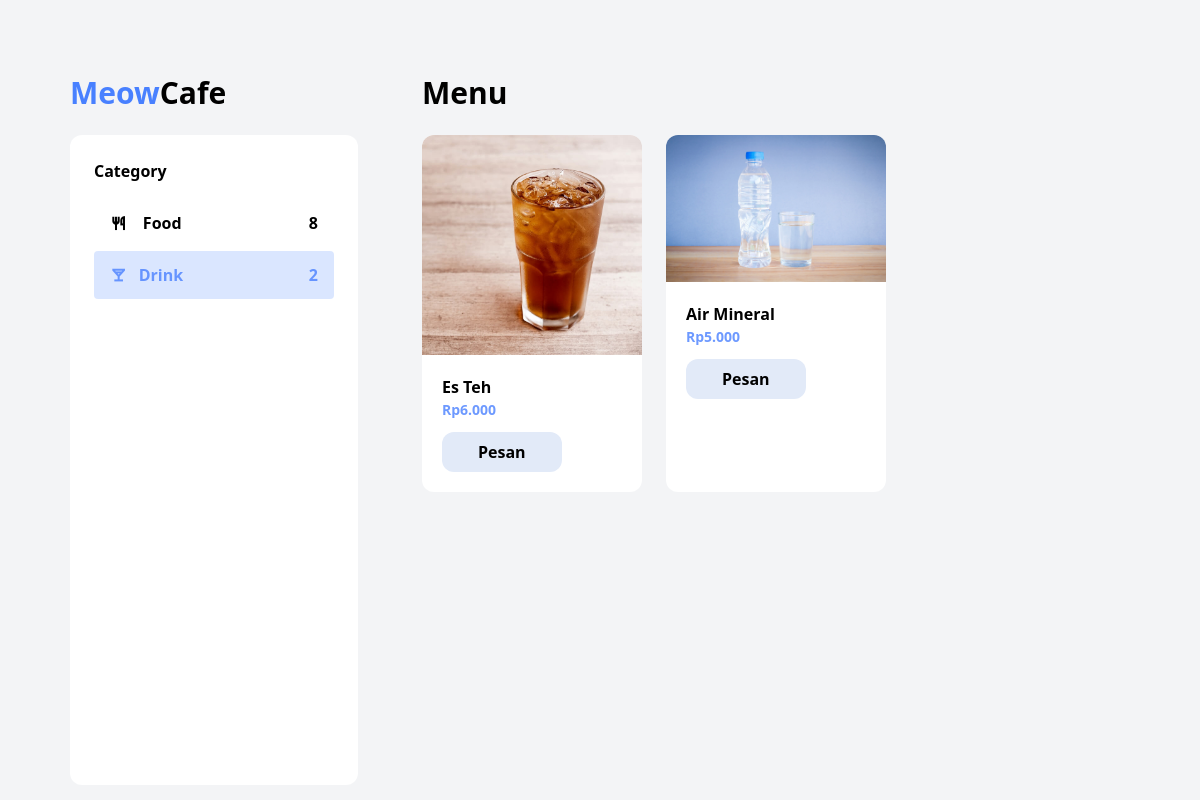
Screenshot of /drink.php with the database file from the repository.
### tables this page shows
CREATE TABLE `products` (
  `id` int NOT NULL,
  `name` varchar(255) NOT NULL,
  `category_id` int NOT NULL,
  `price` decimal(10,2) NOT NULL,
  `stock` int NOT NULL,
  `image` varchar(255) DEFAULT NULL
);

### drink.php (the view, shortened to what this page needs)
<?php
require_once './config/database.php';
$totalFoods = $conn->query("SELECT COUNT(*) as total_foods FROM products WHERE category_id = 1")->fetch_assoc();
$totalDrinks = $conn->query("SELECT COUNT(*) as total_drinks FROM products WHERE category_id = 2")->fetch_assoc();
$drinks = $conn->query("SELECT * FROM  products WHERE category_id = 2");
?>
<!DOCTYPE html>
<html lang="en">
<head>
    <script src="https://cdn.tailwindcss.com"></script>
    <link
        href="https://cdn.jsdelivr.net/npm/remixicon@4.1.0/fonts/remixicon.css"
        rel="stylesheet" />
</head>
<body>
    <main class="py-[75px] px-[70px] bg-gray-100 min-h-screen flex gap-16">
        <div>
            <p class="font-bold text-3xl">
                <span class="text-[#4880FF]">Meow</span>Cafe
            </p>
            <aside class="bg-white min-h-full w-72 p-6 mt-6 rounded-xl">
                <p class="font-bold">Category</p>
                <div class="flex flex-col mt-4 gap-y-1">
                    <a href="index.php"
                        class="flex justify-between py-3 px-4 rounded text-textPrimary font-semibold category-button" data-category="food">
                        <div>
                            <i class="ri-restaurant-line mr-3"></i>
                            <span class="">Food</span>
                        </div>
                        <span class="count"><?= $totalFoods['total_foods'] ?></span>
                    </a>
                    <a href="drink.php"
                        class="flex justify-between py-3 px-4 rounded text-textPrimary font-semibold bg-[#4880FF]/20 category-button" data-category="drink">
                        <div>
                            <i class="ri-goblet-line mr-3 text-[#4880FF]/80"></i><span class="text-[#4880FF]/80">Drink</span>
                        </div>
                        <span class="count text-[#4880FF]/80"><?= $totalDrinks['total_drinks'] ?></span>
                    </a>
                </div>
        </div>
        <section class="w-full">
            <p class="font-bold text-3xl">Menu</p>
            <div id="product-list" class="mt-6 grid grid-cols-3 gap-6">
                <?php
                foreach ($drinks as $drink):
                ?>
                    <div class="product bg-white rounded-xl overflow-hidden" data-category="drink">
                        <div class="max-h-[300px] overflow-hidden">
                            <img src="<?= 'images/' . $drink['image'] ?>" alt="<?= $drink['name'] ?>" class="w-full h-full object-cover object-center" />
                        </div>
                        <div class="p-5">
                            <p class="font-bold"><?= $drink['name'] ?></p>
                            <p class="font-bold text-[14px] text-[#4880FF]/80">
                                <?= 'Rp' . number_format($drink['price'], 0, ',', '.'); ?>
                            </p>
                            <button class="py-2 px-9 mt-3 bg-[#E2EAF8] rounded-xl font-bold">Pesan</button>
                        </div>
                    </div>
                <?php endforeach; ?>
            </div>
        </section>
    </main>
</body>
</html>

### rows the page displays
products: image (picture), name "Es Teh", price "6.000"
products: image (picture), name "Air Mineral", price "5.000"

### other values shown
$totalFoods['total_foods'] "8"
$totalDrinks['total_drinks'] "2"
